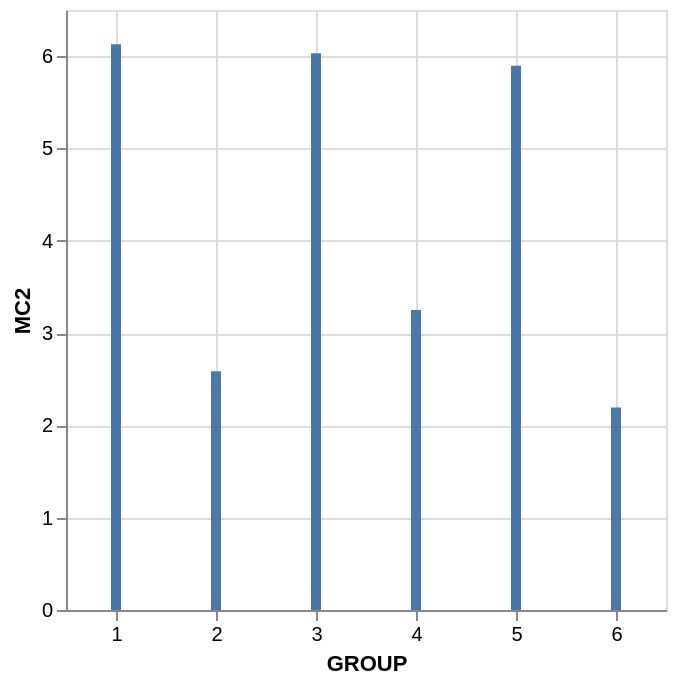

The notebook cell this image was saved under:
### Code cell
df.group_by("GROUP").agg(pl.col("MC2").mean()).sort(by="GROUP").plot.bar(
    x="GROUP", y="MC2"
)

### Figure 1 — Vega-Lite specification as saved in the notebook (floating-point values rounded to 4 significant figures)
{"config": {"view": {"continuousWidth": 300, "continuousHeight": 300}}, "data": {"name": "data-289e86a4efb3eb25db788f21cc06467c"}, "mark": {"type": "bar", "tooltip": true}, "encoding": {"x": {"field": "GROUP", "type": "quantitative"}, "y": {"field": "MC2", "type": "quantitative"}}, "params": [{"name": "param_1e9efca18e7a2868", "select": {"type": "interval", "encodings": ["x", "y"]}, "bind": "scales"}], "$schema": "https://vega.github.io/schema/vega-lite/v6.4.1.json", "datasets": {"data-289e86a4efb3eb25db788f21cc06467c": [{"GROUP": 1, "MC2": 6.129}, {"GROUP": 2, "MC2": 2.586}, {"GROUP": 3, "MC2": 6.032}, {"GROUP": 4, "MC2": 3.25}, {"GROUP": 5, "MC2": 5.897}, {"GROUP": 6, "MC2": 2.194}]}}
